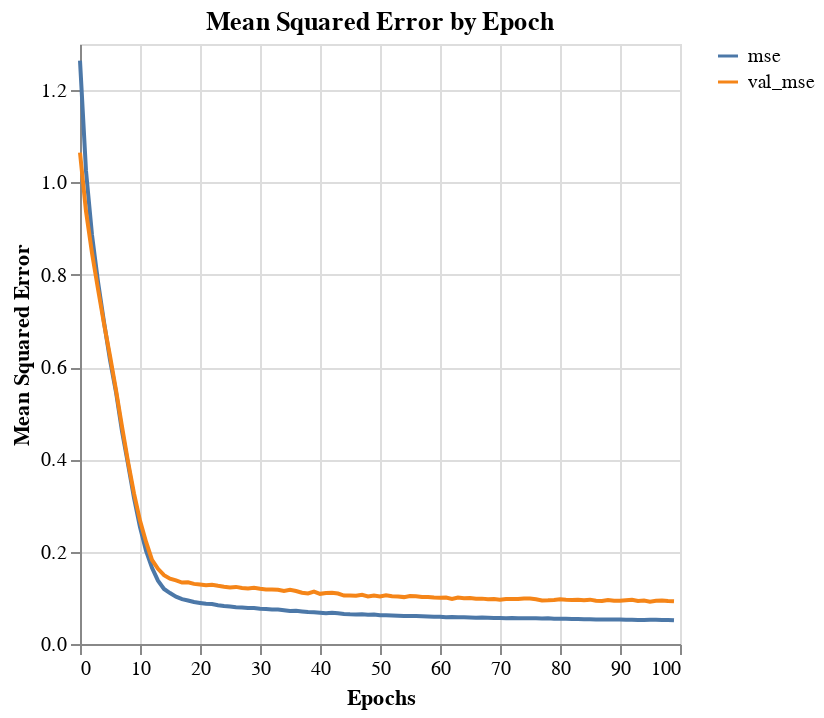
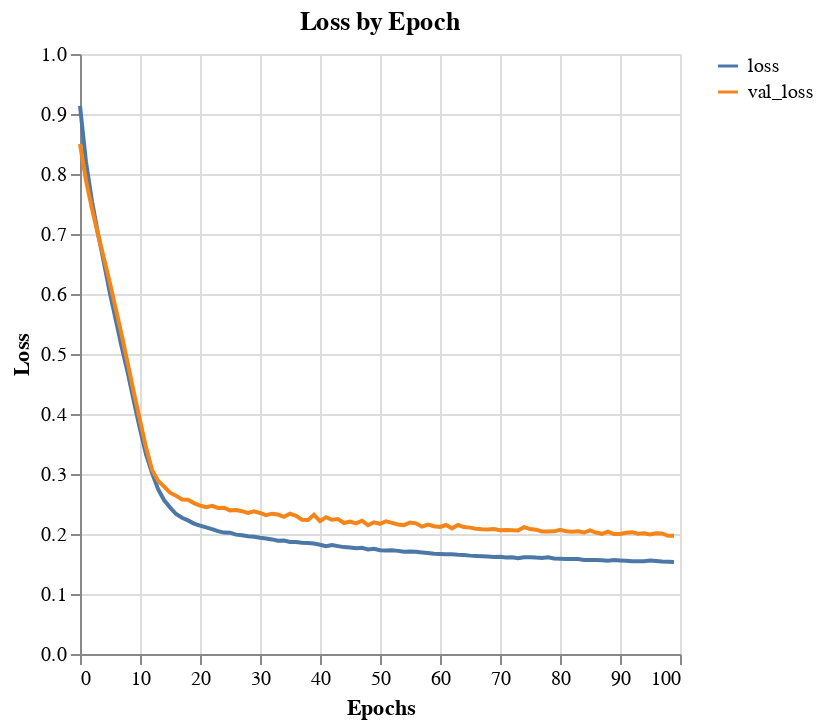

The notebook cell saved with these charts, in order:
### Code cell
plot_model_history(history_df, feature='mse', name=name, tuner=True)
plot_model_history(history_df, feature='loss', name=name, tuner=True)

### Figure 1 — Vega-Lite specification as saved in the notebook (floating-point values rounded to 4 significant figures)
{"config": {"view": {"continuousWidth": 300, "continuousHeight": 300}}, "repeat": {"layer": ["mse", "val_mse"]}, "spec": {"data": {"name": "data-a6d0bad3e5641946abfad5cd1ecc93fb"}, "mark": {"type": "line"}, "encoding": {"color": {"datum": {"repeat": "layer"}}, "x": {"field": "index", "title": "Epochs", "type": "quantitative"}, "y": {"field": {"repeat": "layer"}, "title": "Mean Squared Error", "type": "quantitative"}}}, "title": "Mean Squared Error by Epoch", "$schema": "https://vega.github.io/schema/vega-lite/v5.20.1.json", "datasets": {"data-a6d0bad3e5641946abfad5cd1ecc93fb": [{"index": 0, "mse": 1.264, "val_mse": 1.065}, {"index": 1, "mse": 1.025, "val_mse": 0.9378}, {"index": 2, "mse": 0.8861, "val_mse": 0.8473}, {"index": 3, "mse": 0.7846, "val_mse": 0.7691}, {"index": 4, "mse": 0.6975, "val_mse": 0.6941}, {"index": 5, "mse": 0.6156, "val_mse": 0.6241}, {"index": 6, "mse": 0.5459, "val_mse": 0.55}, {"index": 7, "mse": 0.4613, "val_mse": 0.471}, {"index": 8, "mse": 0.3904, "val_mse": 0.395}, {"index": 9, "mse": 0.3166, "val_mse": 0.3265}, {"index": 10, "mse": 0.2533, "val_mse": 0.2674}, {"index": 11, "mse": 0.202, "val_mse": 0.2217}, {"index": 12, "mse": 0.165, "val_mse": 0.182}, {"index": 13, "mse": 0.1373, "val_mse": 0.1629}, {"index": 14, "mse": 0.1193, "val_mse": 0.1492}, {"index": 15, "mse": 0.1104, "val_mse": 0.1416}, {"index": 16, "mse": 0.1026, "val_mse": 0.1377}, {"index": 17, "mse": 0.09718, "val_mse": 0.1332}, {"index": 18, "mse": 0.09435, "val_mse": 0.1337}, {"index": 19, "mse": 0.09089, "val_mse": 0.1303}, {"index": 20, "mse": 0.08903, "val_mse": 0.1287}, {"index": 21, "mse": 0.08737, "val_mse": 0.1273}, {"index": 22, "mse": 0.08658, "val_mse": 0.1284}, {"index": 23, "mse": 0.08415, "val_mse": 0.1261}, {"index": 24, "mse": 0.08233, "val_mse": 0.1242}, {"index": 25, "mse": 0.08103, "val_mse": 0.1225}, {"index": 26, "mse": 0.07967, "val_mse": 0.1237}, {"index": 27, "mse": 0.07896, "val_mse": 0.1214}, {"index": 28, "mse": 0.07789, "val_mse": 0.1204}, {"index": 29, "mse": 0.078, "val_mse": 0.1219}, {"index": 30, "mse": 0.07655, "val_mse": 0.1197}, {"index": 31, "mse": 0.0758, "val_mse": 0.118}, {"index": 32, "mse": 0.07499, "val_mse": 0.1181}, {"index": 33, "mse": 0.07451, "val_mse": 0.1176}, {"index": 34, "mse": 0.07334, "val_mse": 0.115}, {"index": 35, "mse": 0.07171, "val_mse": 0.1173}, {"index": 36, "mse": 0.07182, "val_mse": 0.1148}, {"index": 37, "mse": 0.0704, "val_mse": 0.1111}, {"index": 38, "mse": 0.06914, "val_mse": 0.1095}, {"index": 39, "mse": 0.06883, "val_mse": 0.1134}, {"index": 40, "mse": 0.06787, "val_mse": 0.1087}, {"index": 41, "mse": 0.06686, "val_mse": 0.1106}, {"index": 42, "mse": 0.0678, "val_mse": 0.1108}, {"index": 43, "mse": 0.06677, "val_mse": 0.1093}, {"index": 44, "mse": 0.06506, "val_mse": 0.1049}, {"index": 45, "mse": 0.06435, "val_mse": 0.105}, {"index": 46, "mse": 0.06405, "val_mse": 0.1048}, {"index": 47, "mse": 0.06452, "val_mse": 0.1068}, {"index": 48, "mse": 0.06349, "val_mse": 0.103}, {"index": 49, "mse": 0.06365, "val_mse": 0.105}, {"index": 50, "mse": 0.06226, "val_mse": 0.1032}, {"index": 51, "mse": 0.06204, "val_mse": 0.1054}, {"index": 52, "mse": 0.06189, "val_mse": 0.1033}, {"index": 53, "mse": 0.06118, "val_mse": 0.1029}, {"index": 54, "mse": 0.06064, "val_mse": 0.1016}, {"index": 55, "mse": 0.06057, "val_mse": 0.1039}, {"index": 56, "mse": 0.0607, "val_mse": 0.1037}, {"index": 57, "mse": 0.06021, "val_mse": 0.1019}, {"index": 58, "mse": 0.05982, "val_mse": 0.102}, {"index": 59, "mse": 0.05928, "val_mse": 0.1007}, {"index": 60, "mse": 0.05907, "val_mse": 0.1004}, {"index": 61, "mse": 0.05818, "val_mse": 0.1005}, {"index": 62, "mse": 0.05853, "val_mse": 0.09766}, {"index": 63, "mse": 0.05784, "val_mse": 0.1008}, {"index": 64, "mse": 0.05783, "val_mse": 0.09939}, {"index": 65, "mse": 0.05765, "val_mse": 0.09944}, {"index": 66, "mse": 0.05713, "val_mse": 0.09782}, {"index": 67, "mse": 0.05715, "val_mse": 0.0983}, {"index": 68, "mse": 0.0567, "val_mse": 0.09716}, {"index": 69, "mse": 0.05608, "val_mse": 0.09741}, {"index": 70, "mse": 0.05615, "val_mse": 0.0961}, {"index": 71, "mse": 0.05601, "val_mse": 0.0976}, {"index": 72, "mse": 0.0563, "val_mse": 0.09756}, {"index": 73, "mse": 0.0557, "val_mse": 0.09727}, {"index": 74, "mse": 0.05603, "val_mse": 0.09867}, {"index": 75, "mse": 0.05573, "val_mse": 0.0984}, {"index": 76, "mse": 0.05567, "val_mse": 0.09705}, {"index": 77, "mse": 0.055, "val_mse": 0.09451}, {"index": 78, "mse": 0.05559, "val_mse": 0.09488}, {"index": 79, "mse": 0.05464, "val_mse": 0.09559}, {"index": 80, "mse": 0.05494, "val_mse": 0.09673}, {"index": 81, "mse": 0.05455, "val_mse": 0.09579}, {"index": 82, "mse": 0.05424, "val_mse": 0.09518}, {"index": 83, "mse": 0.05395, "val_mse": 0.09584}, {"index": 84, "mse": 0.05366, "val_mse": 0.09498}, {"index": 85, "mse": 0.05346, "val_mse": 0.09608}, {"index": 86, "mse": 0.0532, "val_mse": 0.09358}, {"index": 87, "mse": 0.053, "val_mse": 0.09309}, {"index": 88, "mse": 0.053, "val_mse": 0.09547}, {"index": 89, "mse": 0.05326, "val_mse": 0.0939}, {"index": 90, "mse": 0.05321, "val_mse": 0.09359}, {"index": 91, "mse": 0.05281, "val_mse": 0.09497}, {"index": 92, "mse": 0.05264, "val_mse": 0.09595}, {"index": 93, "mse": 0.05194, "val_mse": 0.09334}, {"index": 94, "mse": 0.05175, "val_mse": 0.09414}, {"index": 95, "mse": 0.0523, "val_mse": 0.09178}, {"index": 96, "mse": 0.05234, "val_mse": 0.09346}, {"index": 97, "mse": 0.05178, "val_mse": 0.09427}, {"index": 98, "mse": 0.05202, "val_mse": 0.09319}, {"index": 99, "mse": 0.05132, "val_mse": 0.09241}]}}

### Figure 2 — Vega-Lite specification as saved in the notebook (floating-point values rounded to 4 significant figures)
{"config": {"view": {"continuousWidth": 300, "continuousHeight": 300}}, "repeat": {"layer": ["loss", "val_loss"]}, "spec": {"data": {"name": "data-c523737e0cd86cd4a4c8876a4e5e5877"}, "mark": {"type": "line"}, "encoding": {"color": {"datum": {"repeat": "layer"}}, "x": {"field": "index", "title": "Epochs", "type": "quantitative"}, "y": {"field": {"repeat": "layer"}, "title": "Loss", "type": "quantitative"}}}, "title": "Loss by Epoch", "$schema": "https://vega.github.io/schema/vega-lite/v5.20.1.json", "datasets": {"data-c523737e0cd86cd4a4c8876a4e5e5877": [{"index": 0, "loss": 0.9135, "val_loss": 0.8499}, {"index": 1, "loss": 0.8201, "val_loss": 0.7893}, {"index": 2, "loss": 0.7544, "val_loss": 0.742}, {"index": 3, "loss": 0.7008, "val_loss": 0.6991}, {"index": 4, "loss": 0.6515, "val_loss": 0.659}, {"index": 5, "loss": 0.6007, "val_loss": 0.6174}, {"index": 6, "loss": 0.5554, "val_loss": 0.574}, {"index": 7, "loss": 0.5097, "val_loss": 0.5293}, {"index": 8, "loss": 0.4671, "val_loss": 0.4822}, {"index": 9, "loss": 0.4197, "val_loss": 0.4346}, {"index": 10, "loss": 0.3749, "val_loss": 0.3893}, {"index": 11, "loss": 0.333, "val_loss": 0.3445}, {"index": 12, "loss": 0.3021, "val_loss": 0.3069}, {"index": 13, "loss": 0.2751, "val_loss": 0.289}, {"index": 14, "loss": 0.2566, "val_loss": 0.2792}, {"index": 15, "loss": 0.2444, "val_loss": 0.2689}, {"index": 16, "loss": 0.2334, "val_loss": 0.2639}, {"index": 17, "loss": 0.2271, "val_loss": 0.2574}, {"index": 18, "loss": 0.2227, "val_loss": 0.257}, {"index": 19, "loss": 0.2174, "val_loss": 0.2515}, {"index": 20, "loss": 0.2139, "val_loss": 0.2475}, {"index": 21, "loss": 0.2111, "val_loss": 0.2448}, {"index": 22, "loss": 0.2081, "val_loss": 0.2469}, {"index": 23, "loss": 0.2049, "val_loss": 0.2434}, {"index": 24, "loss": 0.2024, "val_loss": 0.2437}, {"index": 25, "loss": 0.2023, "val_loss": 0.2394}, {"index": 26, "loss": 0.199, "val_loss": 0.24}, {"index": 27, "loss": 0.1979, "val_loss": 0.238}, {"index": 28, "loss": 0.1963, "val_loss": 0.235}, {"index": 29, "loss": 0.1956, "val_loss": 0.2378}, {"index": 30, "loss": 0.1937, "val_loss": 0.2351}, {"index": 31, "loss": 0.1926, "val_loss": 0.2314}, {"index": 32, "loss": 0.191, "val_loss": 0.2339}, {"index": 33, "loss": 0.1889, "val_loss": 0.2324}, {"index": 34, "loss": 0.189, "val_loss": 0.2286}, {"index": 35, "loss": 0.1867, "val_loss": 0.2339}, {"index": 36, "loss": 0.1868, "val_loss": 0.2302}, {"index": 37, "loss": 0.1856, "val_loss": 0.2238}, {"index": 38, "loss": 0.1851, "val_loss": 0.2234}, {"index": 39, "loss": 0.1841, "val_loss": 0.232}, {"index": 40, "loss": 0.1821, "val_loss": 0.2215}, {"index": 41, "loss": 0.1797, "val_loss": 0.228}, {"index": 42, "loss": 0.1816, "val_loss": 0.2237}, {"index": 43, "loss": 0.1798, "val_loss": 0.2249}, {"index": 44, "loss": 0.1781, "val_loss": 0.2183}, {"index": 45, "loss": 0.1776, "val_loss": 0.2209}, {"index": 46, "loss": 0.1761, "val_loss": 0.2176}, {"index": 47, "loss": 0.177, "val_loss": 0.2221}, {"index": 48, "loss": 0.1743, "val_loss": 0.2147}, {"index": 49, "loss": 0.1754, "val_loss": 0.2195}, {"index": 50, "loss": 0.1729, "val_loss": 0.217}, {"index": 51, "loss": 0.1725, "val_loss": 0.2213}, {"index": 52, "loss": 0.1731, "val_loss": 0.2186}, {"index": 53, "loss": 0.1719, "val_loss": 0.2159}, {"index": 54, "loss": 0.1703, "val_loss": 0.2149}, {"index": 55, "loss": 0.1709, "val_loss": 0.2192}, {"index": 56, "loss": 0.1705, "val_loss": 0.2177}, {"index": 57, "loss": 0.1693, "val_loss": 0.2122}, {"index": 58, "loss": 0.1683, "val_loss": 0.2158}, {"index": 59, "loss": 0.167, "val_loss": 0.213}, {"index": 60, "loss": 0.1665, "val_loss": 0.2117}, {"index": 61, "loss": 0.1661, "val_loss": 0.2149}, {"index": 62, "loss": 0.1664, "val_loss": 0.2094}, {"index": 63, "loss": 0.1654, "val_loss": 0.215}, {"index": 64, "loss": 0.1652, "val_loss": 0.2116}, {"index": 65, "loss": 0.164, "val_loss": 0.2106}, {"index": 66, "loss": 0.1633, "val_loss": 0.2089}, {"index": 67, "loss": 0.1629, "val_loss": 0.2081}, {"index": 68, "loss": 0.1626, "val_loss": 0.2075}, {"index": 69, "loss": 0.1616, "val_loss": 0.2084}, {"index": 70, "loss": 0.162, "val_loss": 0.2064}, {"index": 71, "loss": 0.161, "val_loss": 0.2068}, {"index": 72, "loss": 0.1611, "val_loss": 0.2064}, {"index": 73, "loss": 0.1596, "val_loss": 0.2058}, {"index": 74, "loss": 0.1611, "val_loss": 0.2114}, {"index": 75, "loss": 0.1614, "val_loss": 0.2084}, {"index": 76, "loss": 0.1607, "val_loss": 0.2072}, {"index": 77, "loss": 0.1601, "val_loss": 0.2042}, {"index": 78, "loss": 0.1612, "val_loss": 0.2043}, {"index": 79, "loss": 0.1593, "val_loss": 0.2044}, {"index": 80, "loss": 0.1588, "val_loss": 0.2071}, {"index": 81, "loss": 0.1585, "val_loss": 0.2046}, {"index": 82, "loss": 0.1583, "val_loss": 0.2038}, {"index": 83, "loss": 0.1581, "val_loss": 0.2046}, {"index": 84, "loss": 0.1568, "val_loss": 0.2025}, {"index": 85, "loss": 0.1565, "val_loss": 0.2062}, {"index": 86, "loss": 0.1567, "val_loss": 0.2025}, {"index": 87, "loss": 0.1563, "val_loss": 0.2003}, {"index": 88, "loss": 0.1556, "val_loss": 0.2039}, {"index": 89, "loss": 0.1565, "val_loss": 0.1999}, {"index": 90, "loss": 0.1559, "val_loss": 0.2001}, {"index": 91, "loss": 0.1554, "val_loss": 0.2022}, {"index": 92, "loss": 0.1544, "val_loss": 0.2031}, {"index": 93, "loss": 0.1547, "val_loss": 0.2004}, {"index": 94, "loss": 0.1547, "val_loss": 0.201}, {"index": 95, "loss": 0.1558, "val_loss": 0.1992}, {"index": 96, "loss": 0.1549, "val_loss": 0.2012}, {"index": 97, "loss": 0.1541, "val_loss": 0.2009}, {"index": 98, "loss": 0.1537, "val_loss": 0.197}, {"index": 99, "loss": 0.1535, "val_loss": 0.197}]}}
